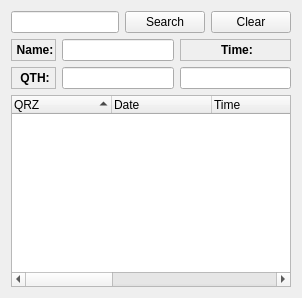
        <widget class="QWidget" name="tab">
         <attribute name="title">
          <string>Search</string>
         </attribute>
         <layout class="QGridLayout" name="gridLayout_6">
          <item row="0" column="0" colspan="3">
           <layout class="QHBoxLayout">
            <item>
             <widget class="QLineEdit" name="searchQrzkLineEdit">
              <property name="toolTip">
               <string>Enter the call to search</string>
              </property>
             </widget>
            </item>
            <item>
             <widget class="QPushButton" name="searchSearchkPushButton">
              <property name="text">
               <string>Search</string>
              </property>
             </widget>
            </item>
            <item>
             <widget class="QPushButton" name="searchCancelkPushButton">
              <property name="text">
               <string>Clear</string>
              </property>
             </widget>
            </item>
           </layout>
          </item>
          <item row="1" column="0">
           <widget class="QLabel" name="textLabel6_2">
            <property name="frameShape">
             <enum>QFrame::StyledPanel</enum>
            </property>
            <property name="frameShadow">
             <enum>QFrame::Raised</enum>
            </property>
            <property name="text">
             <string>&lt;p align=&quot;center&quot;&gt;&lt;b&gt;Name:&lt;/b&gt;&lt;/p&gt;</string>
            </property>
            <property name="wordWrap">
             <bool>false</bool>
            </property>
           </widget>
          </item>
          <item row="1" column="1">
           <widget class="QLineEdit" name="previousNamekLineEdit">
            <property name="toolTip">
             <string>DX Operator's name</string>
            </property>
            <property name="readOnly">
             <bool>true</bool>
            </property>
           </widget>
          </item>
          <item row="1" column="2" rowspan="2">
           <layout class="QVBoxLayout">
            <item>
             <widget class="QLabel" name="textLabelTime">
              <property name="frameShape">
               <enum>QFrame::StyledPanel</enum>
              </property>
              <property name="frameShadow">
               <enum>QFrame::Raised</enum>
              </property>
              <property name="text">
               <string>&lt;p align=&quot;center&quot;&gt;&lt;b&gt;Time:&lt;/b&gt;&lt;/p&gt;</string>
              </property>
              <property name="wordWrap">
               <bool>false</bool>
              </property>
             </widget>
            </item>
            <item>
             <widget class="QLineEdit" name="timekLineEdit">
              <property name="readOnly">
               <bool>true</bool>
              </property>
             </widget>
            </item>
           </layout>
          </item>
          <item row="2" column="0">
           <widget class="QLabel" name="textLabel7_2">
            <property name="frameShape">
             <enum>QFrame::StyledPanel</enum>
            </property>
            <property name="frameShadow">
             <enum>QFrame::Raised</enum>
            </property>
            <property name="text">
             <string>&lt;p align=&quot;center&quot;&gt;&lt;b&gt;QTH:&lt;/b&gt;&lt;/p&gt;</string>
            </property>
            <property name="wordWrap">
             <bool>false</bool>
            </property>
           </widget>
          </item>
          <item row="2" column="1">
           <widget class="QLineEdit" name="previousQthkLineEdit">
            <property name="toolTip">
             <string>DX Operator's QTH</string>
            </property>
            <property name="readOnly">
             <bool>true</bool>
            </property>
           </widget>
          </item>
          <item row="3" column="0" colspan="3">
           <widget class="QTreeWidget" name="searchQsosTreeWidget">
            <property name="contextMenuPolicy">
             <enum>Qt::CustomContextMenu</enum>
            </property>
            <property name="selectionMode">
             <enum>QAbstractItemView::MultiSelection</enum>
            </property>
            <property name="sortingEnabled">
             <bool>true</bool>
            </property>
            <column>
             <property name="text">
              <string>QRZ</string>
             </property>
            </column>
            <column>
             <property name="text">
              <string>Date</string>
             </property>
            </column>
            <column>
             <property name="text">
              <string>Time</string>
             </property>
            </column>
            <column>
             <property name="text">
              <string>Band</string>
             </property>
            </column>
            <column>
             <property name="text">
              <string>Mode</string>
             </property>
            </column>
            <column>
             <property name="text">
              <string>QSL-Sent</string>
             </property>
            </column>
            <column>
             <property name="text">
              <string>QSL-Rec</string>
             </property>
            </column>
            <column>
             <property name="text">
              <string>Number</string>
             </property>
            </column>
           </widget>
          </item>
         </layout>
        </widget>
